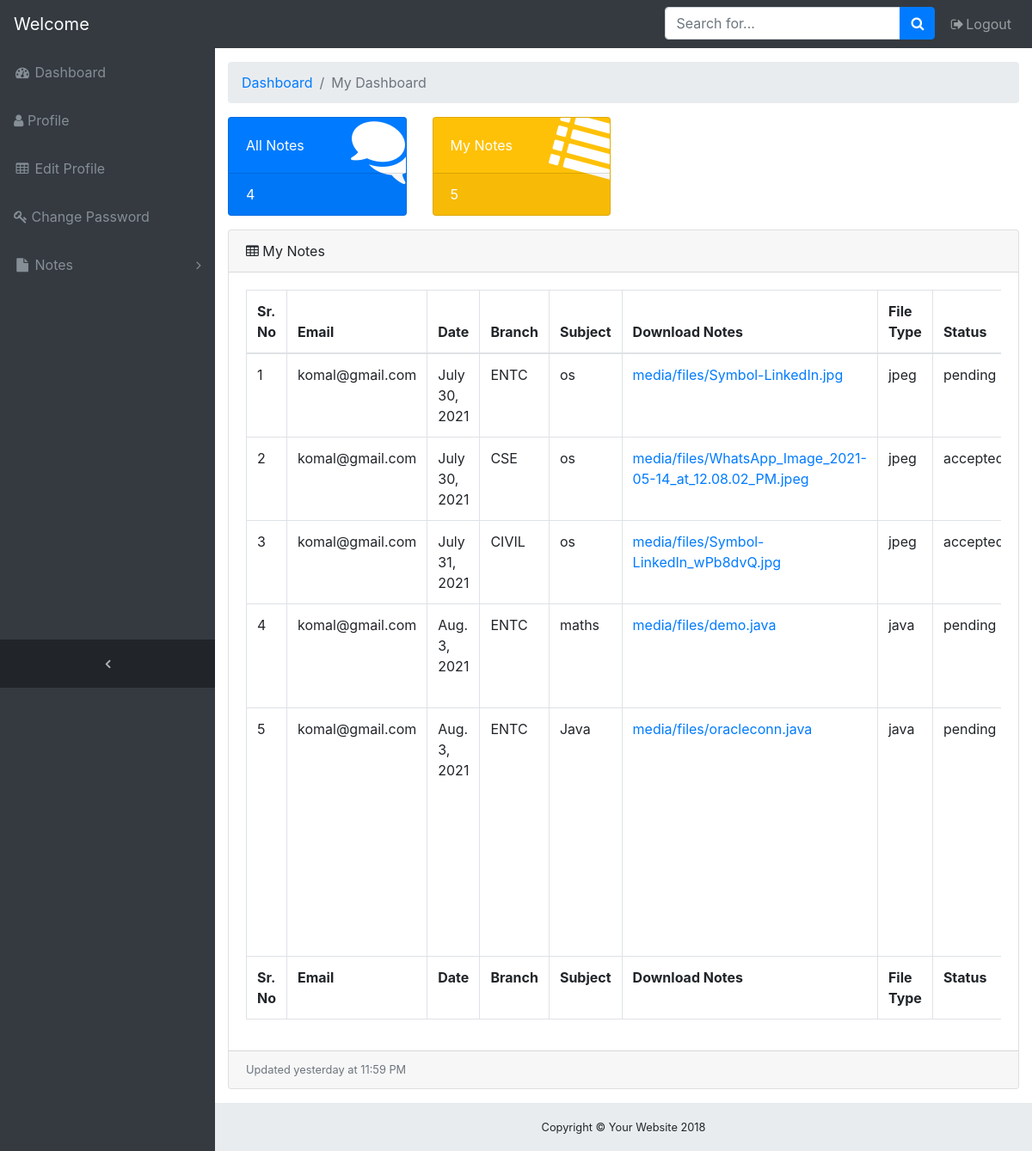
Before: /notes/viewmynotes/12/ with the older database file.
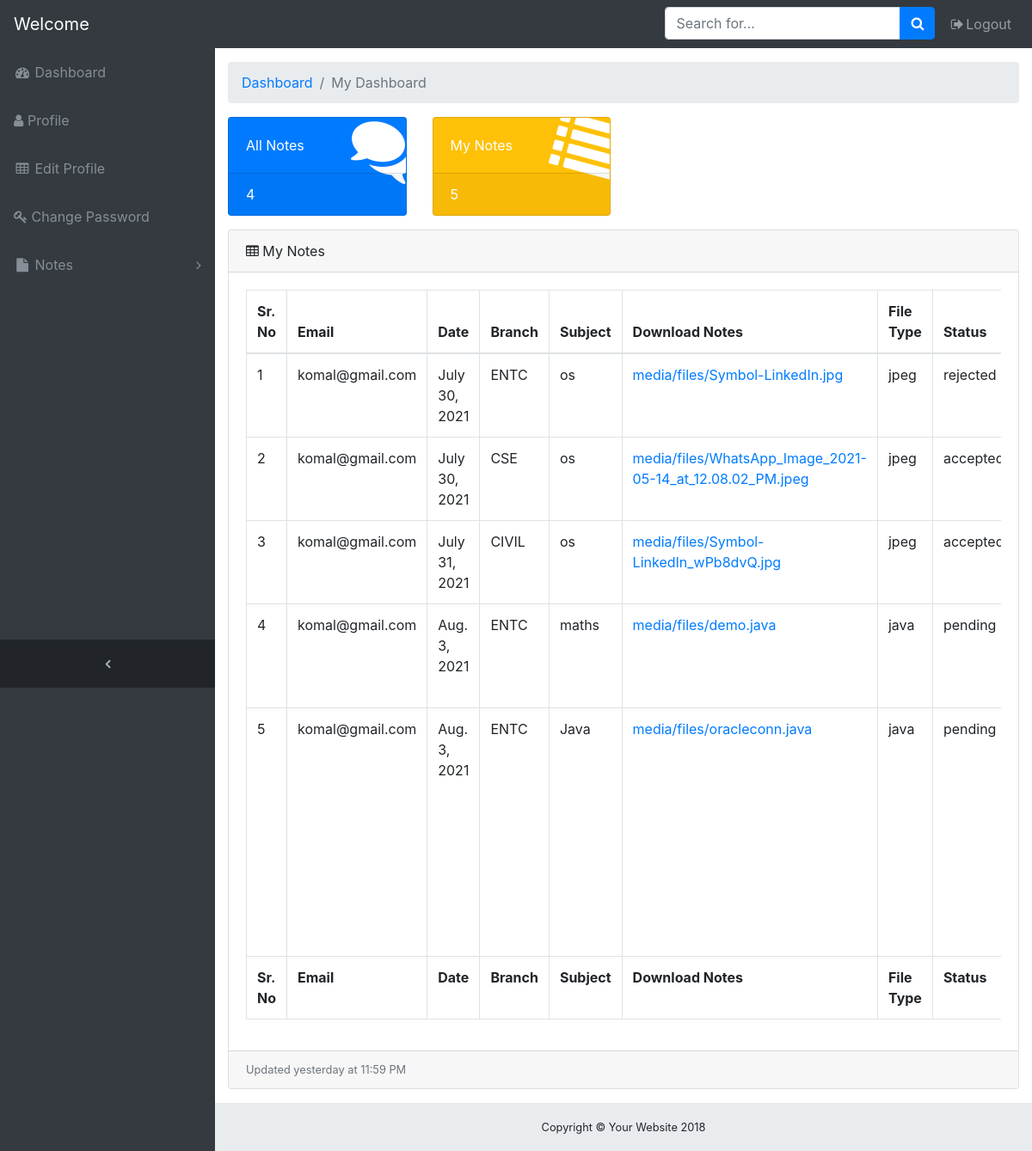
After: the same page with the newer database file.
### onlinenotes/models.py (models this page shows, shortened)
class notes(models.Model):
    user = models.ForeignKey(User,on_delete=models.CASCADE)
    branch = models.CharField(max_length=30)
    uploadingnotes = models.FileField(upload_to='media/files/')
    date = models.DateField()
    filetype = models.CharField(max_length=30)
    status = models.CharField(max_length=30)
    subject = models.CharField(max_length=30)
    description = models.CharField(max_length=100)

### onlinenotes/views.py (the view)
# urls.py: path('viewmynotes/<int:id>/', views.viewmynotes, name='viewmynotes'),
def viewmynotes(request,id):
    allnote = notes.objects.all().filter(status="accepted")
    cnt = allnote.count()
    user = User.objects.get(id=id)
    mynote = notes.objects.all().filter(user=user)
    cnt1 = mynote.count()
    return render(request,'onlinenotes/viewmynotes.html',{'allnote':allnote,'cnt':cnt,'cnt1':cnt1,'mynote':mynote})

### onlinenotes/templates/onlinenotes/viewmynotes.html (shortened to what the changed rows need)
<!DOCTYPE html>
{% load static %}
<html lang="en">
<head>
    <link rel="stylesheet" href="https://stackpath.bootstrapcdn.com/bootstrap/4.5.2/css/bootstrap.min.css">
    <link href="//netdna.bootstrapcdn.com/bootstrap/3.0.0/css/bootstrap-glyphicons.css" rel="stylesheet">
    <link rel="stylesheet" href="https://cdnjs.cloudflare.com/ajax/libs/font-awesome/4.7.0/css/font-awesome.min.css">
    <link rel="stylesheet" href="https://cdn.jsdelivr.net/npm/@fortawesome/fontawesome-free@5.15.3/css/fontawesome.min.css">
    <link rel="stylesheet" href="{% static 'css/admindash.css' %}">
</head>
<body class="fixed-nav sticky-footer bg-dark" id="page-top">
    <div class="content-wrapper">
      <div class="container-fluid">
        <div class="card mb-3">
          <div class="card-body">
            <div class="table-responsive">
              <table class="table table-bordered" id="dataTable" width="100%" cellspacing="0">
                <thead>
                    <tr>
                      <th>Sr. No</th>
                      <th>Email</th>
                      <th>Date</th>
                      <th>Branch</th>
                      <th>Subject</th>
                      <th>Download Notes</th>
                      <th>File Type</th>
                      <th>Status</th>
                    </tr>
                  </thead>
                  <tfoot>
                    <tr>
                      <th>Sr. No</th>
                      <th>Email</th>
                      <th>Date</th>
                      <th>Branch</th>
                      <th>Subject</th>
                      <th>Download Notes</th>
                      <th>File Type</th>
                      <th>Status</th>
                    </tr>
                  </tfoot>
                  <tbody>
                    {% for i in mynote %}
                      <tr>
                        <td>{{forloop.counter}}</td>
                        <td>{{i.user.email}}</td>
                        <td>{{i.date}}</td>
                        <td>{{i.branch}}</td>
                        <td>{{i.subject}}</td>
                        <td><a href="{{ i.uploadingnotes.url }}">{{ i.uploadingnotes }}</a></td>
                        <td>{{i.filetype}}</td>
                        <td>{{i.status}}</td>
                      </tr>
                    {% endfor %}
              </table>
            </div>
          </div>
        </div>
      </div>
    </div>
  </body>
</html>

Changed rows visible on the page:
changed notes "media/files/Symbol-LinkedIn.jpg": status "pending" → "rejected"
